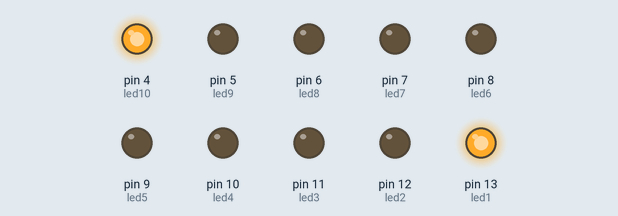
Simulated run of this sketch. Board: Arduino Uno, built with avr-gcc and run on an emulated ATmega328P. On the bench: output pins drawn as LEDs (lit = HIGH).

Above: at 0.05 s.
At 0.45 s:
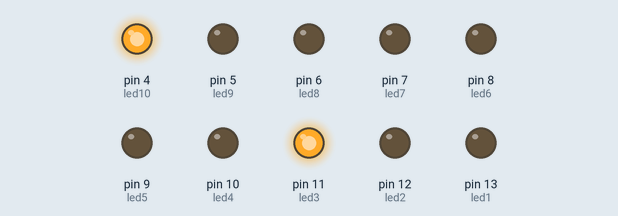
At 0.85 s:
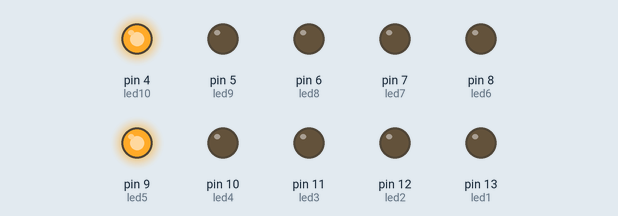
At 1.75 s:
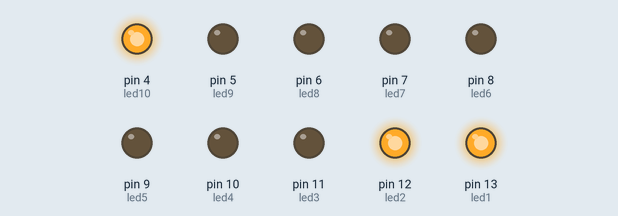
At 2.65 s:
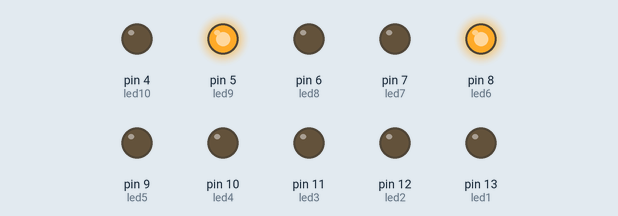
At 3.55 s:
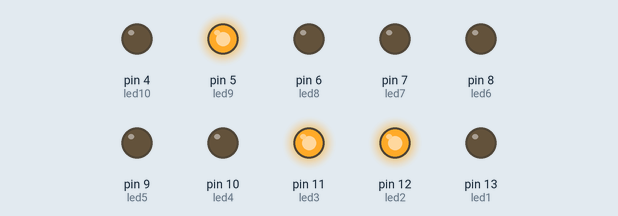
Timing chart, 0 to 3.9 s (numbered marks = the images above):
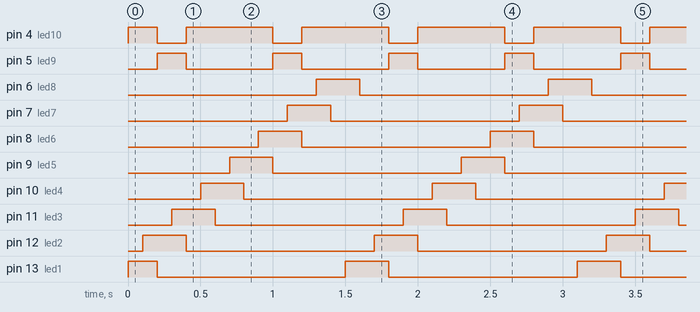

Measured:
- by itself, pin 4 (led10): repeats every 0.80 s: LOW 0.20 s, HIGH 0.60 s
- by itself, pin 5 (led9): alternates HIGH for 0.20 s and LOW for 0.60 s
- by itself, pin 13 (led1): repeats every 1.6 s: LOW 1.3 s, HIGH 0.30 s
- by itself, pin 6 (led8), pin 7 (led7), pin 8 (led6), pin 9 (led5), pin 10 (led4), pin 11 (led3), pin 12 (led2): alternates HIGH for 0.30 s and LOW for 1.3 s

The sketch:

Daniel2.ino
```cpp
int led1 = 13;
int led2 = 12;
int led3 = 11;
int led4 = 10;
int led5 = 9;
int led6 = 8;
int led7 = 7;
int led8 = 6;
int led9 = 5;
int led10 = 4;
void setup() {
   Serial.begin(9600);

   // Setup the 3 pins as OUTPUT
   pinMode(led1, OUTPUT);
   pinMode(led2, OUTPUT);
   pinMode(led3, OUTPUT);
  pinMode(led4, OUTPUT);
   pinMode(led5, OUTPUT);
    pinMode(led6, OUTPUT);
     pinMode(led7, OUTPUT);
      pinMode(led8, OUTPUT);
        pinMode(led9, OUTPUT);
        pinMode(led10, OUTPUT);
}
void loop() {
digitalWrite(led1, HIGH);
digitalWrite(led10, HIGH);
delay(100);
digitalWrite(led2, HIGH);
delay(100);
digitalWrite(led1, LOW);


digitalWrite(led10, LOW);
digitalWrite(led2, HIGH);
digitalWrite(led9, HIGH);
delay(100);

digitalWrite(led3, HIGH);
delay(100);
digitalWrite(led9, LOW);
digitalWrite(led10, HIGH);
digitalWrite(led2, LOW);

digitalWrite(led3, HIGH);
delay(100);
digitalWrite(led4, HIGH);
delay(100);
digitalWrite(led3, LOW);

digitalWrite(led4, HIGH);
delay(100);
digitalWrite(led5, HIGH);
delay(100);
digitalWrite(led4, LOW);

digitalWrite(led5, HIGH);
delay(100);
digitalWrite(led6, HIGH);
delay(100);
digitalWrite(led5, LOW);

digitalWrite(led6, HIGH);
digitalWrite(led9, HIGH);
digitalWrite(led10, LOW);
delay(100);
;
digitalWrite(led7, HIGH);
delay(100);
digitalWrite(led9, LOW);
digitalWrite(led10, HIGH);
digitalWrite(led6, LOW);

digitalWrite(led7, HIGH);
delay(100);
digitalWrite(led8, HIGH);
delay(100);
digitalWrite(led7, LOW);

digitalWrite(led8, HIGH);
delay(100);
digitalWrite(led1, HIGH);
delay(100);
digitalWrite(led8, LOW);


}
```
